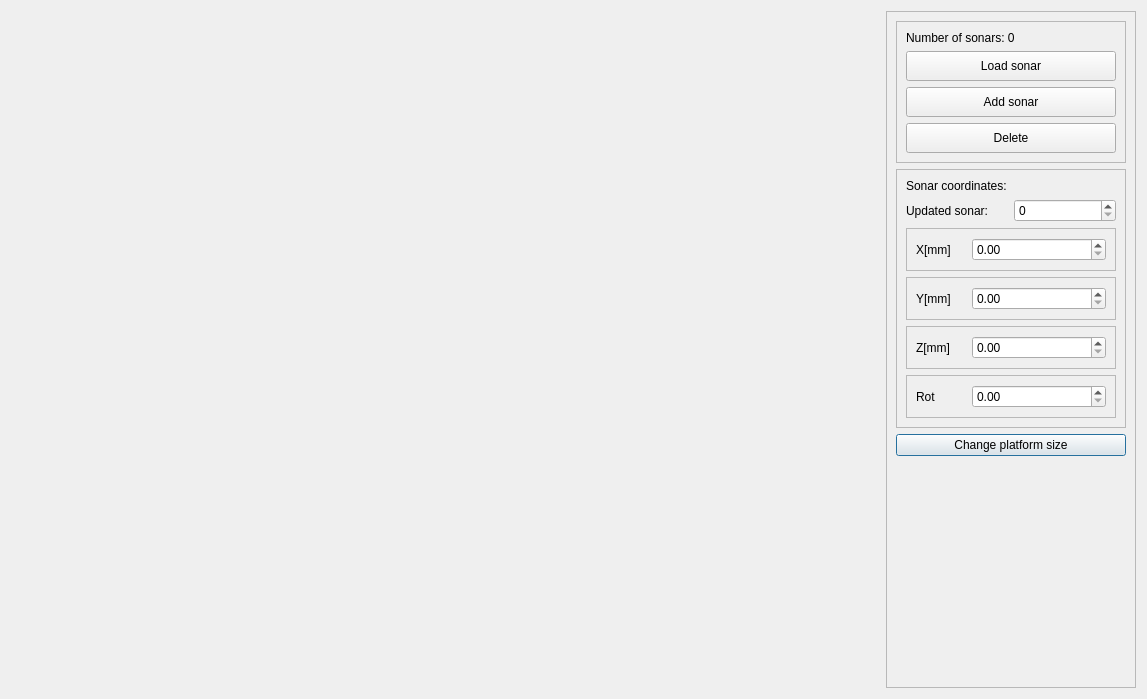
<?xml version="1.0" encoding="UTF-8"?>
<ui version="4.0">
 <class>PlatformConfWindow</class>
 <widget class="QDialog" name="PlatformConfWindow">
  <property name="geometry">
   <rect>
    <x>0</x>
    <y>0</y>
    <width>1147</width>
    <height>699</height>
   </rect>
  </property>
  <property name="windowTitle">
   <string>Platform configuration</string>
  </property>
  <layout class="QGridLayout" name="gridLayout_8">
   <item row="0" column="2">
    <widget class="QFrame" name="frame_2">
     <property name="maximumSize">
      <size>
       <width>250</width>
       <height>16777215</height>
      </size>
     </property>
     <property name="frameShape">
      <enum>QFrame::StyledPanel</enum>
     </property>
     <property name="frameShadow">
      <enum>QFrame::Raised</enum>
     </property>
     <layout class="QGridLayout" name="gridLayout_9">
      <item row="0" column="0">
       <widget class="QFrame" name="frame_3">
        <property name="frameShape">
         <enum>QFrame::StyledPanel</enum>
        </property>
        <property name="frameShadow">
         <enum>QFrame::Raised</enum>
        </property>
        <layout class="QGridLayout" name="gridLayout">
         <item row="1" column="0" colspan="2">
          <widget class="QPushButton" name="loadSonarPushButton">
           <property name="minimumSize">
            <size>
             <width>100</width>
             <height>30</height>
            </size>
           </property>
           <property name="text">
            <string>Load sonar</string>
           </property>
           <property name="autoDefault">
            <bool>false</bool>
           </property>
           <property name="default">
            <bool>false</bool>
           </property>
          </widget>
         </item>
         <item row="3" column="0" colspan="2">
          <widget class="QPushButton" name="deletePushButton">
           <property name="minimumSize">
            <size>
             <width>100</width>
             <height>30</height>
            </size>
           </property>
           <property name="text">
            <string>Delete</string>
           </property>
           <property name="autoDefault">
            <bool>false</bool>
           </property>
           <property name="default">
            <bool>false</bool>
           </property>
           <property name="flat">
            <bool>false</bool>
           </property>
          </widget>
         </item>
         <item row="0" column="0" colspan="2">
          <widget class="QLabel" name="num_label">
           <property name="minimumSize">
            <size>
             <width>50</width>
             <height>0</height>
            </size>
           </property>
           <property name="maximumSize">
            <size>
             <width>16777215</width>
             <height>16777215</height>
            </size>
           </property>
           <property name="text">
            <string>Number of sonars: 0</string>
           </property>
          </widget>
         </item>
         <item row="2" column="0" colspan="2">
          <widget class="QPushButton" name="addSonarPushButton">
           <property name="minimumSize">
            <size>
             <width>100</width>
             <height>30</height>
            </size>
           </property>
           <property name="text">
            <string>Add sonar</string>
           </property>
           <property name="autoDefault">
            <bool>false</bool>
           </property>
           <property name="default">
            <bool>false</bool>
           </property>
          </widget>
         </item>
        </layout>
       </widget>
      </item>
      <item row="1" column="0">
       <widget class="QFrame" name="frame_4">
        <property name="frameShape">
         <enum>QFrame::StyledPanel</enum>
        </property>
        <property name="frameShadow">
         <enum>QFrame::Raised</enum>
        </property>
        <layout class="QGridLayout" name="gridLayout_3">
         <item row="4" column="0">
          <widget class="QFrame" name="frame_7">
           <property name="frameShape">
            <enum>QFrame::StyledPanel</enum>
           </property>
           <property name="frameShadow">
            <enum>QFrame::Raised</enum>
           </property>
           <layout class="QGridLayout" name="gridLayout_13">
            <item row="0" column="0">
             <layout class="QGridLayout" name="gridLayout_6">
              <item row="0" column="0">
               <widget class="QLabel" name="label_7">
                <property name="maximumSize">
                 <size>
                  <width>50</width>
                  <height>16777215</height>
                 </size>
                </property>
                <property name="text">
                 <string>Z[mm]</string>
                </property>
               </widget>
              </item>
              <item row="0" column="1">
               <widget class="QDoubleSpinBox" name="zCordSpinBox"/>
              </item>
             </layout>
            </item>
           </layout>
          </widget>
         </item>
         <item row="2" column="0">
          <widget class="QFrame" name="frame_5">
           <property name="frameShape">
            <enum>QFrame::StyledPanel</enum>
           </property>
           <property name="frameShadow">
            <enum>QFrame::Raised</enum>
           </property>
           <layout class="QGridLayout" name="gridLayout_11">
            <item row="0" column="0">
             <layout class="QGridLayout" name="gridLayout_4">
              <item row="0" column="0">
               <widget class="QLabel" name="label_3">
                <property name="maximumSize">
                 <size>
                  <width>50</width>
                  <height>16777215</height>
                 </size>
                </property>
                <property name="text">
                 <string>X[mm]</string>
                </property>
               </widget>
              </item>
              <item row="0" column="1">
               <widget class="QDoubleSpinBox" name="xCordSpinBox"/>
              </item>
             </layout>
            </item>
           </layout>
          </widget>
         </item>
         <item row="3" column="0">
          <widget class="QFrame" name="frame_6">
           <property name="frameShape">
            <enum>QFrame::StyledPanel</enum>
           </property>
           <property name="frameShadow">
            <enum>QFrame::Raised</enum>
           </property>
           <layout class="QGridLayout" name="gridLayout_12">
            <item row="0" column="0">
             <layout class="QGridLayout" name="gridLayout_5">
              <item row="0" column="1">
               <widget class="QDoubleSpinBox" name="yCordSpinBox"/>
              </item>
              <item row="0" column="0">
               <widget class="QLabel" name="label_6">
                <property name="maximumSize">
                 <size>
                  <width>50</width>
                  <height>16777215</height>
                 </size>
                </property>
                <property name="text">
                 <string>Y[mm]</string>
                </property>
               </widget>
              </item>
             </layout>
            </item>
           </layout>
          </widget>
         </item>
         <item row="1" column="0">
          <layout class="QGridLayout" name="gridLayout_2">
           <item row="0" column="0">
            <widget class="QLabel" name="selectId_label">
             <property name="text">
              <string>Updated sonar: </string>
             </property>
            </widget>
           </item>
           <item row="0" column="1">
            <widget class="QSpinBox" name="idSonarSpinBox"/>
           </item>
          </layout>
         </item>
         <item row="0" column="0">
          <widget class="QLabel" name="coordinates_label">
           <property name="text">
            <string>Sonar coordinates:</string>
           </property>
          </widget>
         </item>
         <item row="5" column="0">
          <widget class="QFrame" name="frame_8">
           <property name="frameShape">
            <enum>QFrame::StyledPanel</enum>
           </property>
           <property name="frameShadow">
            <enum>QFrame::Raised</enum>
           </property>
           <layout class="QGridLayout" name="gridLayout_14">
            <item row="0" column="0">
             <layout class="QGridLayout" name="gridLayout_7">
              <item row="0" column="0">
               <widget class="QLabel" name="label_8">
                <property name="maximumSize">
                 <size>
                  <width>50</width>
                  <height>16777215</height>
                 </size>
                </property>
                <property name="text">
                 <string>Rot</string>
                </property>
               </widget>
              </item>
              <item row="0" column="1">
               <widget class="QDoubleSpinBox" name="rotSpinBox"/>
              </item>
             </layout>
            </item>
           </layout>
          </widget>
         </item>
        </layout>
       </widget>
      </item>
      <item row="2" column="0">
       <widget class="QPushButton" name="sizePushButton">
        <property name="text">
         <string>Change platform size</string>
        </property>
       </widget>
      </item>
      <item row="3" column="0">
       <spacer name="verticalSpacer">
        <property name="orientation">
         <enum>Qt::Vertical</enum>
        </property>
        <property name="sizeHint" stdset="0">
         <size>
          <width>20</width>
          <height>40</height>
         </size>
        </property>
       </spacer>
      </item>
     </layout>
    </widget>
   </item>
   <item row="0" column="1">
    <widget class="PlatformConfScene" name="SceneWidget" native="true"/>
   </item>
  </layout>
 </widget>
 <customwidgets>
  <customwidget>
   <class>PlatformConfScene</class>
   <extends>QWidget</extends>
   <header>platformconfscene.hh</header>
   <container>1</container>
  </customwidget>
 </customwidgets>
 <resources/>
 <connections/>
</ui>
